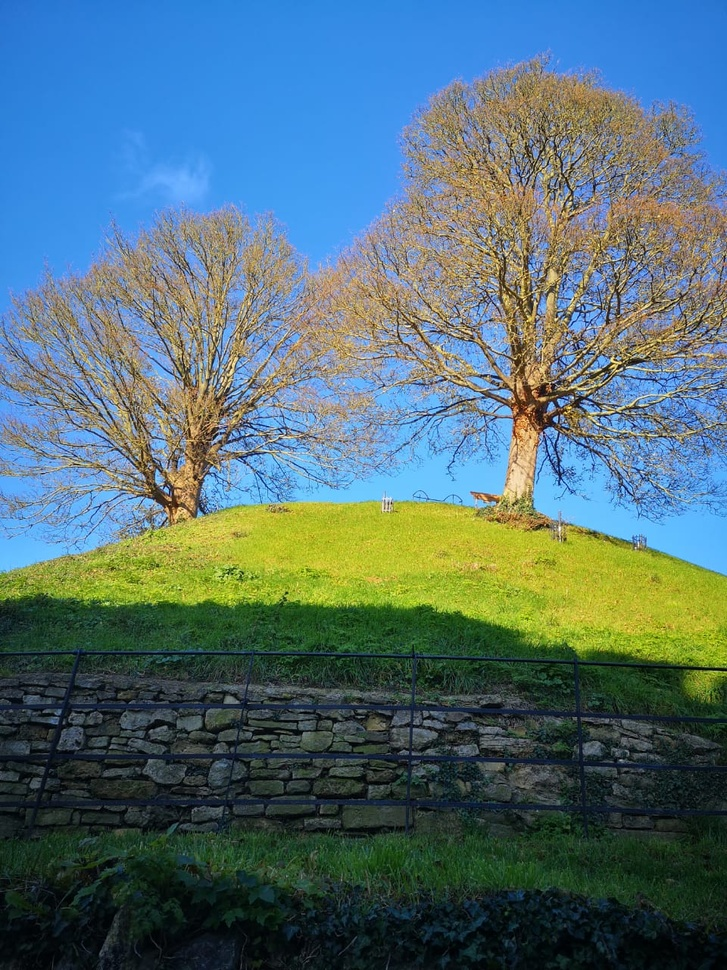
#> input picture inputs/trees.jpeg, 727 x 970 px, shrunk from 960 x 1280 before the run, found by its file name
$ python question3.py
#> lines starting #> are read from the running program, lines starting #| are printed output that depends on the picture
from PIL import Image , ImageOps
import matplotlib.pyplot as plt
import numpy as np
import cv2


image_path = '/Users/digitcrom/Desktop/multimedia/Multimedia_HW2/trees.jpeg'
image = Image.open(image_path)
#> image is the input picture: PIL image 727x970 RGB; mean R, G, B 83.4, 111.1, 116.9

# Convert PIL Image to NumPy array for OpenCV processing
image_np = np.array(image)
# Convert RGB to BGR for OpenCV processing
image_np = cv2.cvtColor(image_np, cv2.COLOR_RGB2BGR)

plt.imshow(image)
plt.axis('off')
plt.title('Original Image')
plt.show()

# Split the channels using OpenCV
B, G, R = cv2.split(image_np)
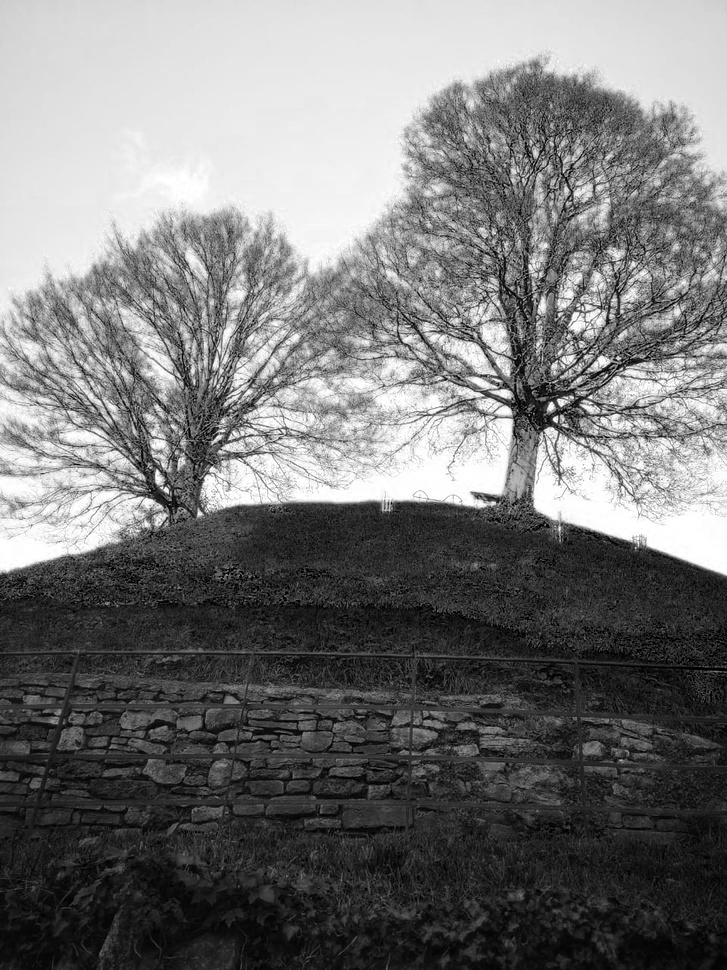
#> B: shape (970, 727); min 0, max 255, mean 116.9
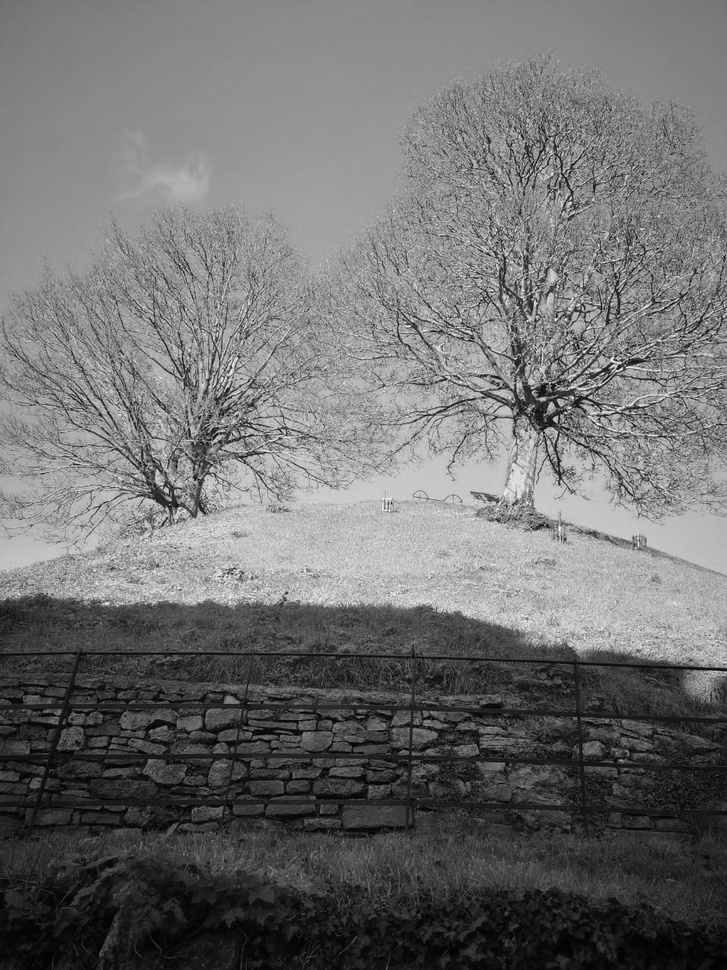
#> G: shape (970, 727); min 0, max 255, mean 111.1
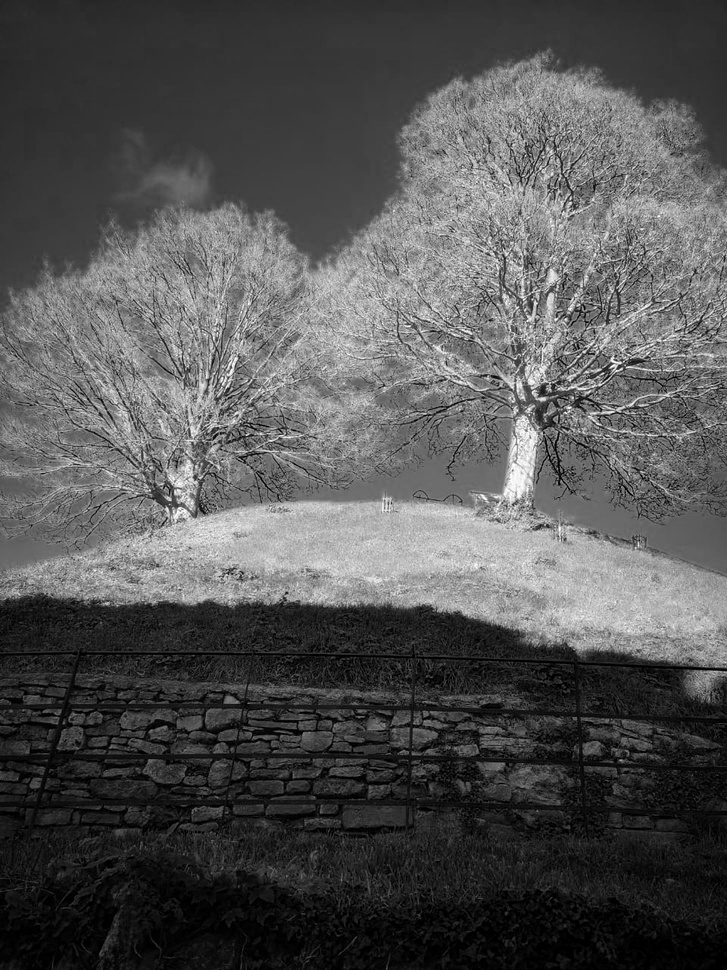
#> R: shape (970, 727); min 0, max 255, mean 83.4

# Display the channels using matplotlib
plt.figure(figsize=(10, 3))
plt.subplot(131)
plt.imshow(R, cmap='gray')
plt.title('Red Channel')
plt.subplot(132)
plt.imshow(G, cmap='gray')
plt.title('Green Channel')
plt.subplot(133)
plt.imshow(B, cmap='gray')
plt.title('Blue Channel')
plt.show()
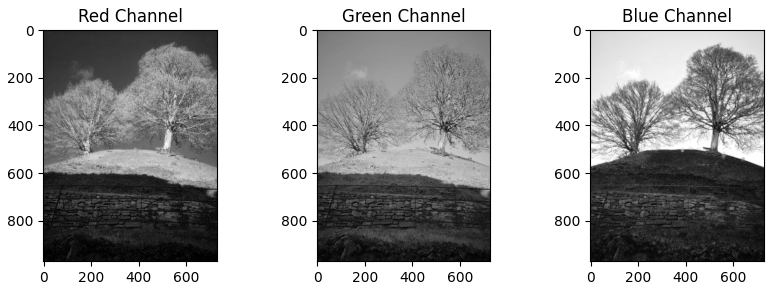
#> figure drawn by matplotlib, 3 panels

# Using PIL to split the image channels
r, g, b = image.split()
fig, axes = plt.subplots(1, 3, figsize=(18, 6))
axes[0].imshow(r, cmap='Reds')
axes[0].axis('off')
axes[0].set_title('Red Channel')

axes[1].imshow(g, cmap='Greens')
axes[1].axis('off')
axes[1].set_title('Green Channel')

axes[2].imshow(b, cmap='Blues')
axes[2].axis('off')
axes[2].set_title('Blue Channel')
plt.show()

r_hist = np.array(r).flatten()
g_hist = np.array(g).flatten()
b_hist = np.array(b).flatten()
image_hist = np.array(image).flatten()
fig, axes = plt.subplots(2, 2, figsize=(18, 12))

axes[0, 0].hist(r_hist, bins=256, color='red', alpha=0.6)
axes[0, 0].set_title('Red Channel Histogram')

axes[0, 1].hist(g_hist, bins=256, color='green', alpha=0.6)
axes[0, 1].set_title('Green Channel Histogram')

axes[1, 0].hist(b_hist, bins=256, color='blue', alpha=0.6)
axes[1, 0].set_title('Blue Channel Histogram')

axes[1, 1].hist(image_hist, bins=256, color='gray', alpha=0.6)
axes[1, 1].set_title('Combined Histogram')

plt.show()
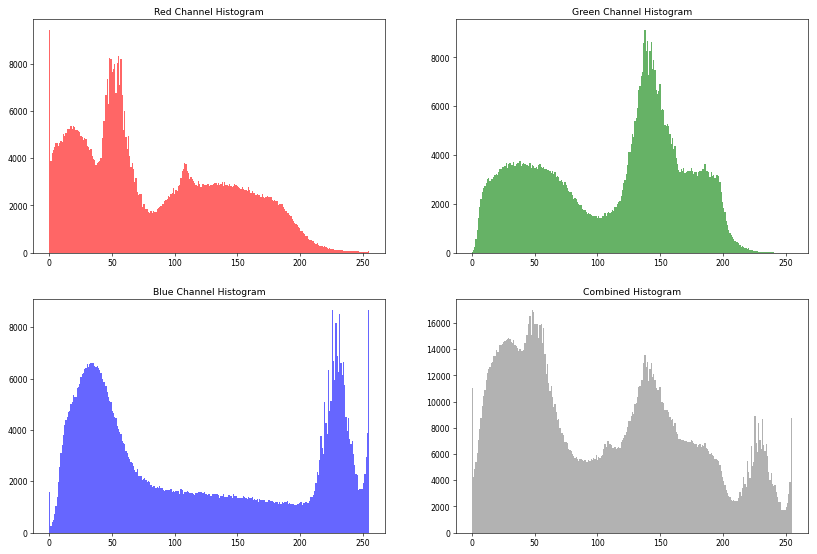
#> figure drawn by matplotlib, 4 panels; panel 1: tallest bar 9422 high, from x = 0 to 0.996; panel 2: tallest bar 9107 high, from x = 137.5 to 138.5; panel 3: tallest bar 8652 high, from x = 225.1 to 226.1; panel 4: tallest bar 16952 high, from x = 47.81 to 48.81

# Convert image to grayscale for a luminance histogram
gray_image = ImageOps.grayscale(image)
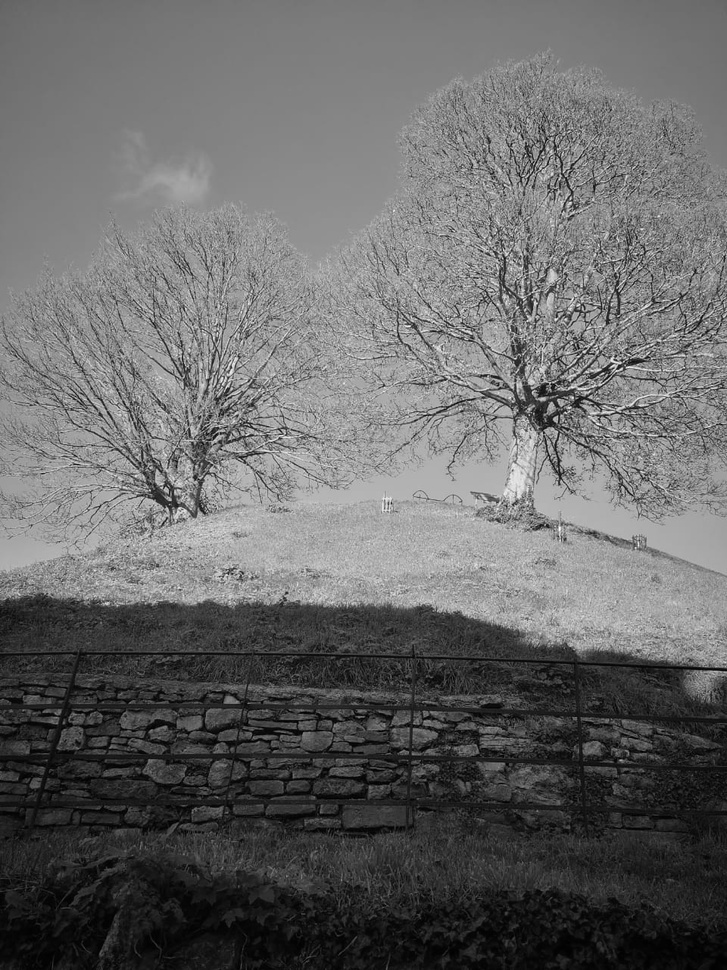
#> gray_image: PIL image 727x970 L; min 0, max 253, mean 103.5
gray_hist = np.array(gray_image).flatten()

#Plotting
plt.hist(r_hist, bins=256, color='red', alpha=0.6, label='Red')
plt.hist(g_hist, bins=256, color='green', alpha=0.6, label='Green')
plt.hist(b_hist, bins=256, color='blue', alpha=0.6, label='Blue')
plt.hist(gray_hist, bins=256, color='gray', alpha=0.6, label='Grayscale')
plt.title('Histogram Comparison')
plt.xlabel('Pixel Intensity')
plt.ylabel('Frequency')
plt.legend()
plt.show()
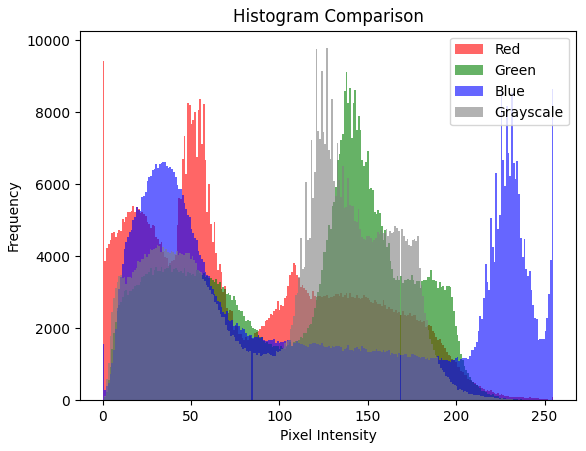
#> figure drawn by matplotlib, 1 panel; tallest bar 9422 high, from x = 0 to 0.996; tallest bar 9107 high, from x = 137.5 to 138.5; tallest bar 8652 high, from x = 225.1 to 226.1

$ run again, with inputs/AerialView.jpeg copied over inputs/trees.jpeg
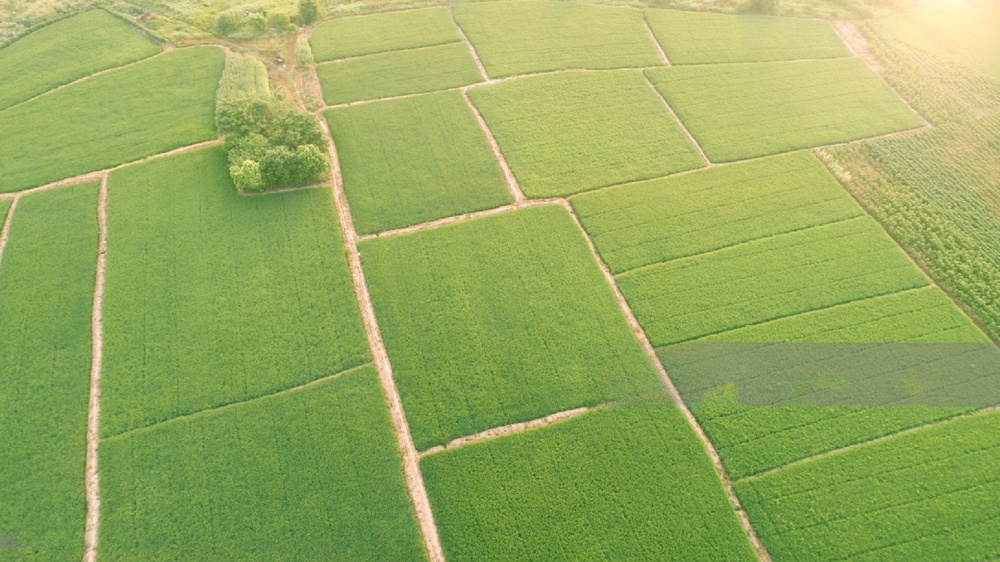
#> input picture inputs/AerialView.jpeg, 1000 x 562 px, shrunk from 2048 x 1151 before the run, found by its file name
#> image is the input picture: PIL image 1000x562 RGB; mean R, G, B 150.2, 170.9, 93.9
#> `gray_image = ImageOps.grayscale(image)`:
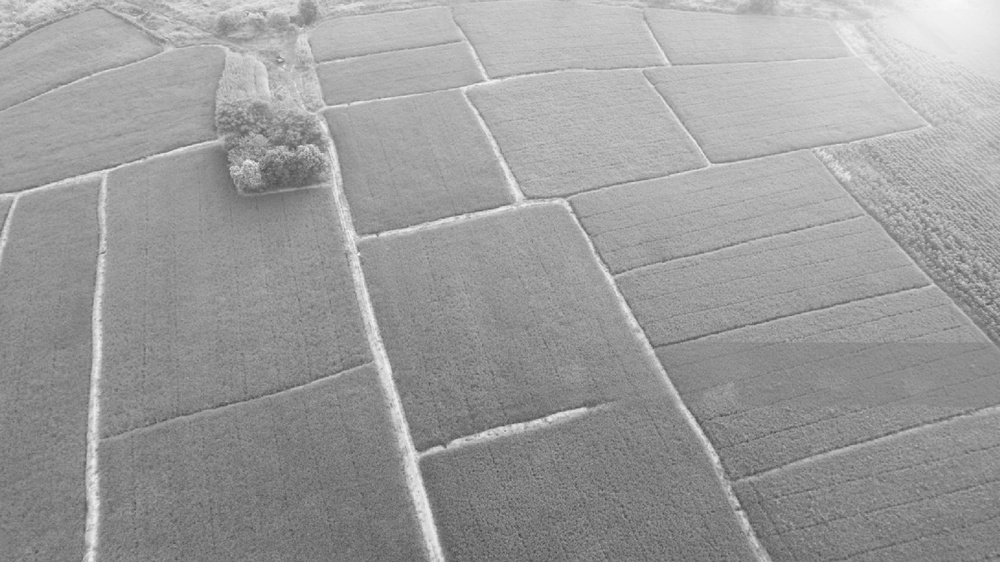
#> gray_image: PIL image 1000x562 L; min 68, max 250, mean 155.9
#> `plt.show()`:
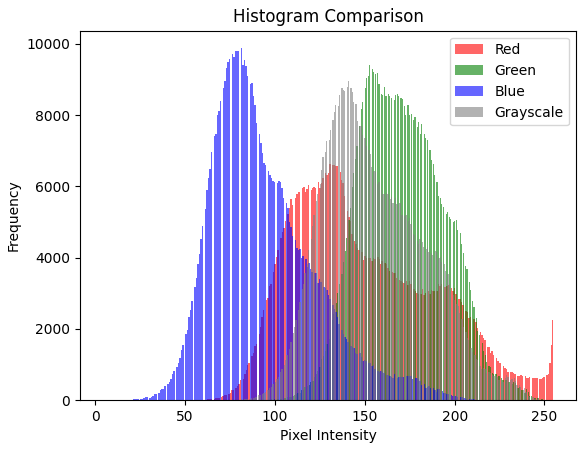
#> figure drawn by matplotlib, 1 panel; tallest bar 6632 high, from x = 130.3 to 131.1; tallest bar 9405 high, from x = 152.5 to 153.1; tallest bar 9877 high, from x = 80.91 to 81.74

$ run again, with inputs/abraham.jpg copied over inputs/trees.jpeg
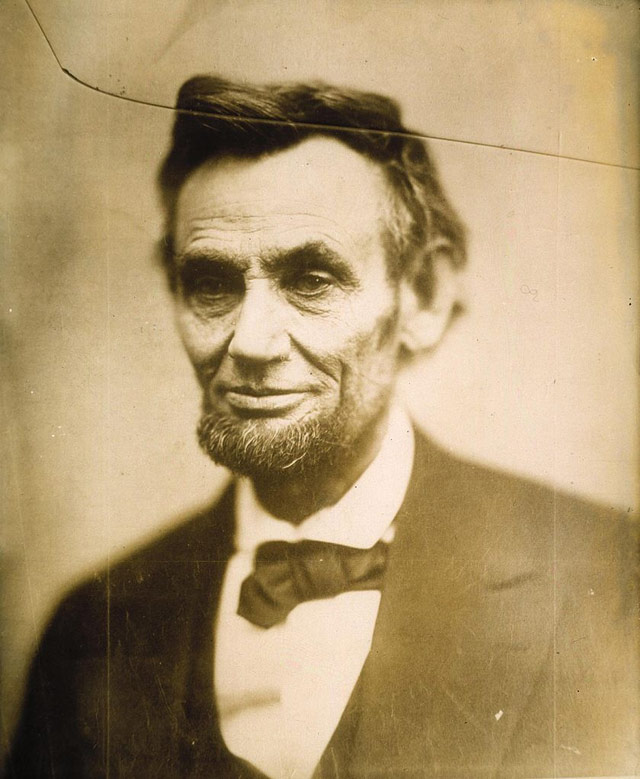
#> input picture inputs/abraham.jpg, 640 x 779 px, found by its file name
#> image is the input picture: PIL image 640x779 RGB; mean R, G, B 173.5, 150.5, 110.9
#> `B, G, R = cv2.split(image_np)`:
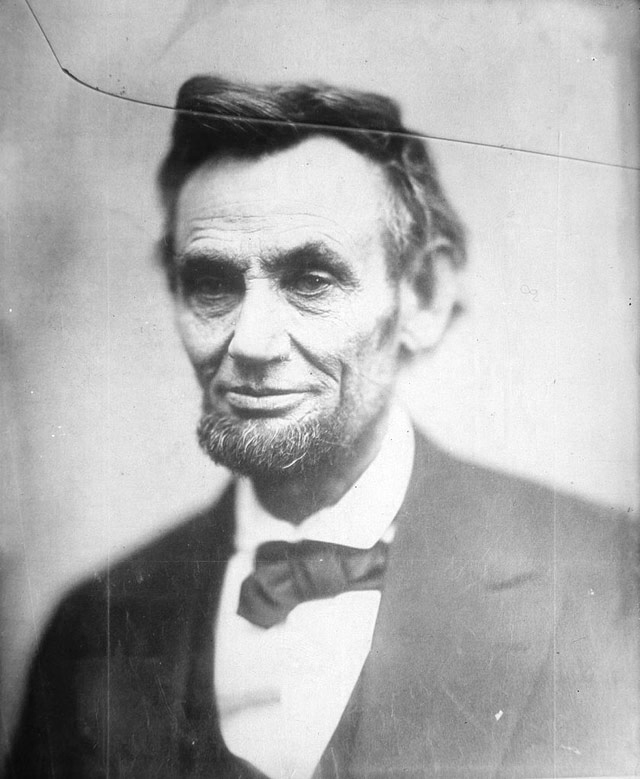
#> R: shape (779, 640); min 8, max 255, mean 173.5
#> `plt.show()`:
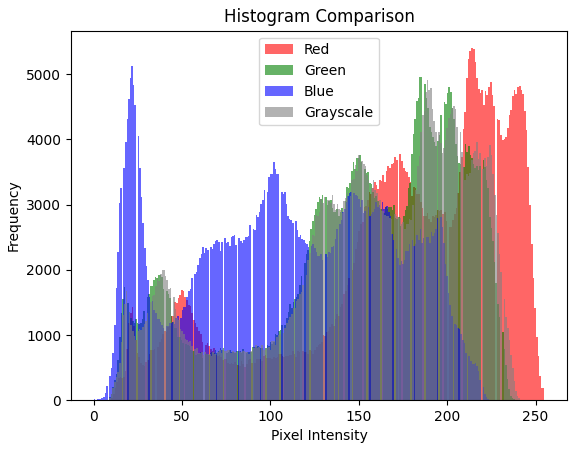
#> figure drawn by matplotlib, 1 panel; tallest bar 5400 high, from x = 213.5 to 214.5; tallest bar 4954 high, from x = 184.2 to 185.1; tallest bar 5121 high, from x = 21.38 to 22.27
